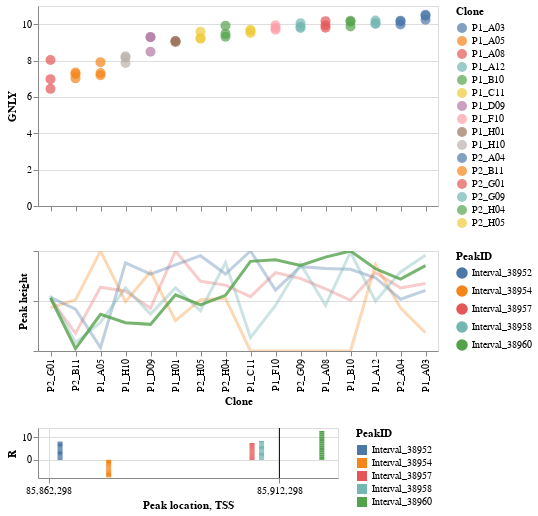

Here is the notebook cell this chart was saved with:
### Code cell
import altair as alt
gene_chart = alt.Chart(GNLY_df).mark_circle(size=100).encode(
    x={"field": "Clone",
      "type": "ordinal",
       "sort" : clone_order,
       "axis" : alt.Axis(labels=False, title=" ")},
    y='GNLY',
    color='Clone',
    tooltip=['Clone', 'Obs', 'GNLY']
).interactive().properties(
    width=400,
    height=200
)

highlight = alt.selection(type='single', on='mouseover',
                          fields=['PeakID'], nearest=True)

TSS = adata.var.loc['GNLY','TSS']

peak_base = alt.Chart(pplot_df).encode(
    x={"field": "Clone",
               "type": "ordinal",
               "sort" : clone_order},
    y={"field" : "value",
       "type": "quantitative",
       "axis" : alt.Axis(labels=False, title="Peak height")},
    color=alt.Color("PeakID")
)

# interval selection in the bar chart
pts = alt.selection_multi(encodings=["x"])

points = peak_base.mark_circle().encode(
    opacity=alt.value(0)
).add_selection(
    highlight
).properties(
    width=400
)

peak_chart = peak_base.mark_line().encode(
    size=alt.condition(~highlight, alt.value(1), alt.value(3)), #,
    opacity=alt.Opacity("R_sq", legend=None),
    tooltip=['Clone', 'PeakID', 'value']#,
    ).transform_filter(pts).interactive().properties(
    width=400,
    height=100
)

peak_chart = points + peak_chart


peakR_chart = alt.Chart(pplot_df).mark_bar().encode(
    x={"field":"Peak location", 
       "type":"quantitative",
       "axis":alt.Axis(values=[TSS-50000, TSS, TSS+50000])},
    y="R",
    text="PeakID",
    color="PeakID",
    opacity=alt.condition(~highlight, alt.value(0.1), alt.value(1.0)),
    tooltip=['PeakID','R','R_sq']
    #color=alt.condition(
    #    alt.datum.R > 0,
    #    alt.value("steelblue"),  # The positive color
    #    alt.value("orange")  # The negative color
    #)
).interactive().properties(
    width=300,
    height=50).add_selection(pts)



TSS_line = alt.Chart(pd.DataFrame({'TSS': [TSS]})).mark_rule().encode(
    x=alt.X('TSS'))

peakR_chart = peakR_chart + TSS_line

#peakR_chart = peakR_chart + peakR_text

#peaks_chart = alt.hconcat(peak_chart, peakR_chart)

chart = alt.vconcat(gene_chart, peak_chart, peakR_chart).resolve_scale(
    color='independent')

chart

### Figure 1 — Vega-Lite specification as saved in the notebook (floating-point values rounded to 4 significant figures)
{"config": {"view": {"continuousWidth": 400, "continuousHeight": 300}}, "vconcat": [{"data": {"name": "data-2cb951c73b947e00c9f075e1d3b12c85"}, "mark": {"type": "circle", "size": 100}, "encoding": {"color": {"type": "nominal", "field": "Clone"}, "tooltip": [{"type": "nominal", "field": "Clone"}, {"type": "nominal", "field": "Obs"}, {"type": "quantitative", "field": "GNLY"}], "x": {"type": "ordinal", "axis": {"labels": false, "title": " "}, "field": "Clone", "sort": ["P2_G01", "P2_B11", "P1_A05", "P1_H10", "P1_D09", "P1_H01", "P2_H05", "P2_H04", "P1_C11", "P1_F10", "P2_G09", "P1_A08", "P1_B10", "P1_A12", "P2_A04", "P1_A03"]}, "y": {"type": "quantitative", "field": "GNLY"}}, "height": 200, "selection": {"selector417": {"type": "interval", "bind": "scales", "encodings": ["x", "y"]}}, "width": 400}, {"layer": [{"mark": "circle", "encoding": {"color": {"type": "nominal", "field": "PeakID"}, "opacity": {"value": 0}, "x": {"type": "ordinal", "field": "Clone", "sort": ["P2_G01", "P2_B11", "P1_A05", "P1_H10", "P1_D09", "P1_H01", "P2_H05", "P2_H04", "P1_C11", "P1_F10", "P2_G09", "P1_A08", "P1_B10", "P1_A12", "P2_A04", "P1_A03"]}, "y": {"type": "quantitative", "axis": {"labels": false, "title": "Peak height"}, "field": "value"}}, "selection": {"selector418": {"type": "single", "on": "mouseover", "fields": ["PeakID"], "nearest": true}}, "width": 400}, {"mark": "line", "encoding": {"color": {"type": "nominal", "field": "PeakID"}, "opacity": {"type": "quantitative", "field": "R_sq", "legend": null}, "size": {"condition": {"value": 1, "selection": {"not": "selector418"}}, "value": 3}, "tooltip": [{"type": "nominal", "field": "Clone"}, {"type": "nominal", "field": "PeakID"}, {"type": "quantitative", "field": "value"}], "x": {"type": "ordinal", "field": "Clone", "sort": ["P2_G01", "P2_B11", "P1_A05", "P1_H10", "P1_D09", "P1_H01", "P2_H05", "P2_H04", "P1_C11", "P1_F10", "P2_G09", "P1_A08", "P1_B10", "P1_A12", "P2_A04", "P1_A03"]}, "y": {"type": "quantitative", "axis": {"labels": false, "title": "Peak height"}, "field": "value"}}, "height": 100, "selection": {"selector420": {"type": "interval", "bind": "scales", "encodings": ["x", "y"]}}, "transform": [{"filter": {"selection": "selector419"}}], "width": 400}], "data": {"name": "data-39ed454e0c52d61b26c6c132015c4b6f"}}, {"layer": [{"data": {"name": "data-39ed454e0c52d61b26c6c132015c4b6f"}, "mark": "bar", "encoding": {"color": {"type": "nominal", "field": "PeakID"}, "opacity": {"condition": {"value": 0.1, "selection": {"not": "selector418"}}, "value": 1.0}, "text": {"type": "nominal", "field": "PeakID"}, "tooltip": [{"type": "nominal", "field": "PeakID"}, {"type": "quantitative", "field": "R"}, {"type": "quantitative", "field": "R_sq"}], "x": {"type": "quantitative", "axis": {"values": [85860000.0, 85910000.0, 85960000.0]}, "field": "Peak location"}, "y": {"type": "quantitative", "field": "R"}}, "height": 50, "selection": {"selector421": {"type": "interval", "bind": "scales", "encodings": ["x", "y"]}, "selector419": {"type": "multi", "encodings": ["x"]}}, "width": 300}, {"data": {"name": "data-ce5c6ca07214b44e77573db6d41fdd94"}, "mark": "rule", "encoding": {"x": {"type": "quantitative", "field": "TSS"}}}]}], "resolve": {"scale": {"color": "independent"}}, "$schema": "https://vega.github.io/schema/vega-lite/v4.8.1.json", "datasets": {"data-2cb951c73b947e00c9f075e1d3b12c85": [{"GNLY": 6.444, "Clone": "P2_G01", "CloneNo": 0, "Obs": "P9855_2064"}, {"GNLY": 6.977, "Clone": "P2_G01", "CloneNo": 0, "Obs": "P9855_2065"}, {"GNLY": 8.026, "Clone": "P2_G01", "CloneNo": 0, "Obs": "P9855_2066"}, {"GNLY": 7.344, "Clone": "P2_B11", "CloneNo": 1, "Obs": "P9855_2052"}, {"GNLY": 7.249, "Clone": "P2_B11", "CloneNo": 1, "Obs": "P9855_2054"}, {"GNLY": 7.02, "Clone": "P2_B11", "CloneNo": 1, "Obs": "P9855_2053"}, {"GNLY": 7.31, "Clone": "P1_A05", "CloneNo": 2, "Obs": "P9855_2004"}, {"GNLY": 7.911, "Clone": "P1_A05", "CloneNo": 2, "Obs": "P9855_2005"}, {"GNLY": 7.192, "Clone": "P1_A05", "CloneNo": 2, "Obs": "P9855_2006"}, {"GNLY": 7.866, "Clone": "P1_H10", "CloneNo": 3, "Obs": "P9855_2027"}, {"GNLY": 8.159, "Clone": "P1_H10", "CloneNo": 3, "Obs": "P9855_2026"}, {"GNLY": 8.232, "Clone": "P1_H10", "CloneNo": 3, "Obs": "P9855_2025"}, {"GNLY": 8.483, "Clone": "P1_D09", "CloneNo": 4, "Obs": "P9855_2010"}, {"GNLY": 9.299, "Clone": "P1_D09", "CloneNo": 4, "Obs": "P9855_2011"}, {"GNLY": 9.281, "Clone": "P1_D09", "CloneNo": 4, "Obs": "P9855_2012"}, {"GNLY": 9.065, "Clone": "P1_H01", "CloneNo": 5, "Obs": "P9855_2024"}, {"GNLY": 9.023, "Clone": "P1_H01", "CloneNo": 5, "Obs": "P9855_2023"}, {"GNLY": 9.076, "Clone": "P1_H01", "CloneNo": 5, "Obs": "P9855_2022"}, {"GNLY": 9.588, "Clone": "P2_H05", "CloneNo": 6, "Obs": "P9855_2077"}, {"GNLY": 9.206, "Clone": "P2_H05", "CloneNo": 6, "Obs": "P9855_2076"}, {"GNLY": 9.233, "Clone": "P2_H05", "CloneNo": 6, "Obs": "P9855_2078"}, {"GNLY": 9.466, "Clone": "P2_H04", "CloneNo": 7, "Obs": "P9855_2073"}, {"GNLY": 9.311, "Clone": "P2_H04", "CloneNo": 7, "Obs": "P9855_2074"}, {"GNLY": 9.916, "Clone": "P2_H04", "CloneNo": 7, "Obs": "P9855_2075"}, {"GNLY": 9.691, "Clone": "P1_C11", "CloneNo": 8, "Obs": "P9855_2034"}, {"GNLY": 9.623, "Clone": "P1_C11", "CloneNo": 8, "Obs": "P9855_2035"}, {"GNLY": 9.515, "Clone": "P1_C11", "CloneNo": 8, "Obs": "P9855_2036"}, {"GNLY": 9.69, "Clone": "P1_F10", "CloneNo": 9, "Obs": "P9855_2021"}, {"GNLY": 9.789, "Clone": "P1_F10", "CloneNo": 9, "Obs": "P9855_2020"}, {"GNLY": 9.936, "Clone": "P1_F10", "CloneNo": 9, "Obs": "P9855_2019"}, {"GNLY": 9.786, "Clone": "P2_G09", "CloneNo": 10, "Obs": "P9855_2069"}, {"GNLY": 9.857, "Clone": "P2_G09", "CloneNo": 10, "Obs": "P9855_2068"}, {"GNLY": 10.06, "Clone": "P2_G09", "CloneNo": 10, "Obs": "P9855_2067"}, {"GNLY": 10.17, "Clone": "P1_A08", "CloneNo": 11, "Obs": "P9855_2030"}, {"GNLY": 9.801, "Clone": "P1_A08", "CloneNo": 11, "Obs": "P9855_2029"}, {"GNLY": 9.943, "Clone": "P1_A08", "CloneNo": 11, "Obs": "P9855_2028"}, {"GNLY": 9.875, "Clone": "P1_B10", "CloneNo": 12, "Obs": "P9855_2033"}, {"GNLY": 10.14, "Clone": "P1_B10", "CloneNo": 12, "Obs": "P9855_2032"}, {"GNLY": 10.19, "Clone": "P1_B10", "CloneNo": 12, "Obs": "P9855_2031"}, {"GNLY": 10.05, "Clone": "P1_A12", "CloneNo": 13, "Obs": "P9855_2009"}, {"GNLY": 10.2, "Clone": "P1_A12", "CloneNo": 13, "Obs": "P9855_2008"}, {"GNLY": 10.01, "Clone": "P1_A12", "CloneNo": 13, "Obs": "P9855_2007"}, {"GNLY": 10.15, "Clone": "P2_A04", "CloneNo": 14, "Obs": "P9855_2050"}, {"GNLY": 10.19, "Clone": "P2_A04", "CloneNo": 14, "Obs": "P9855_2049"}, {"GNLY": 9.985, "Clone": "P2_A04", "CloneNo": 14, "Obs": "P9855_2051"}, {"GNLY": 10.51, "Clone": "P1_A03", "CloneNo": 15, "Obs": "P9855_2003"}, {"GNLY": 10.46, "Clone": "P1_A03", "CloneNo": 15, "Obs": "P9855_2002"}, {"GNLY": 10.25, "Clone": "P1_A03", "CloneNo": 15, "Obs": "P9855_2001"}], "data-39ed454e0c52d61b26c6c132015c4b6f": [{"PeakID": "Interval_38957", "value": 0.52, "Clone": "P2_G01", "CloneNo": 0, "R": 0.459, "R_sq": 0.2107, "start": 85906050, "end": 85906710, "Peak location": 85910000.0}, {"PeakID": "Interval_38954", "value": 0.4331, "Clone": "P2_G01", "CloneNo": 0, "R": -0.4787, "R_sq": 0.2292, "start": 85875121, "end": 85875499, "Peak location": 85880000.0}, {"PeakID": "Interval_38952", "value": 0.5372, "Clone": "P2_G01", "CloneNo": 0, "R": 0.5009, "R_sq": 0.2509, "start": 85864333, "end": 85865223, "Peak location": 85860000.0}, {"PeakID": "Interval_38958", "value": 0.5539, "Clone": "P2_G01", "CloneNo": 0, "R": 0.5172, "R_sq": 0.2675, "start": 85907781, "end": 85909113, "Peak location": 85910000.0}, {"PeakID": "Interval_38960", "value": 0.531, "Clone": "P2_G01", "CloneNo": 0, "R": 0.7939, "R_sq": 0.6303, "start": 85920961, "end": 85922036, "Peak location": 85920000.0}, {"PeakID": "Interval_38957", "value": 0.1769, "Clone": "P2_B11", "CloneNo": 1, "R": 0.459, "R_sq": 0.2107, "start": 85906050, "end": 85906710, "Peak location": 85910000.0}, {"PeakID": "Interval_38954", "value": 0.5115, "Clone": "P2_B11", "CloneNo": 1, "R": -0.4787, "R_sq": 0.2292, "start": 85875121, "end": 85875499, "Peak location": 85880000.0}, {"PeakID": "Interval_38952", "value": 0.4181, "Clone": "P2_B11", "CloneNo": 1, "R": 0.5009, "R_sq": 0.2509, "start": 85864333, "end": 85865223, "Peak location": 85860000.0}, {"PeakID": "Interval_38958", "value": 0.08214, "Clone": "P2_B11", "CloneNo": 1, "R": 0.5172, "R_sq": 0.2675, "start": 85907781, "end": 85909113, "Peak location": 85910000.0}, {"PeakID": "Interval_38960", "value": 0.02408, "Clone": "P2_B11", "CloneNo": 1, "R": 0.7939, "R_sq": 0.6303, "start": 85920961, "end": 85922036, "Peak location": 85920000.0}, {"PeakID": "Interval_38957", "value": 0.6377, "Clone": "P1_A05", "CloneNo": 2, "R": 0.459, "R_sq": 0.2107, "start": 85906050, "end": 85906710, "Peak location": 85910000.0}, {"PeakID": "Interval_38954", "value": 1.0, "Clone": "P1_A05", "CloneNo": 2, "R": -0.4787, "R_sq": 0.2292, "start": 85875121, "end": 85875499, "Peak location": 85880000.0}, {"PeakID": "Interval_38952", "value": 0.03357, "Clone": "P1_A05", "CloneNo": 2, "R": 0.5009, "R_sq": 0.2509, "start": 85864333, "end": 85865223, "Peak location": 85860000.0}, {"PeakID": "Interval_38958", "value": 0.2866, "Clone": "P1_A05", "CloneNo": 2, "R": 0.5172, "R_sq": 0.2675, "start": 85907781, "end": 85909113, "Peak location": 85910000.0}, {"PeakID": "Interval_38960", "value": 0.3662, "Clone": "P1_A05", "CloneNo": 2, "R": 0.7939, "R_sq": 0.6303, "start": 85920961, "end": 85922036, "Peak location": 85920000.0}, {"PeakID": "Interval_38957", "value": 0.5974, "Clone": "P1_H10", "CloneNo": 3, "R": 0.459, "R_sq": 0.2107, "start": 85906050, "end": 85906710, "Peak location": 85910000.0}, {"PeakID": "Interval_38954", "value": 0.4934, "Clone": "P1_H10", "CloneNo": 3, "R": -0.4787, "R_sq": 0.2292, "start": 85875121, "end": 85875499, "Peak location": 85880000.0}, {"PeakID": "Interval_38952", "value": 0.8814, "Clone": "P1_H10", "CloneNo": 3, "R": 0.5009, "R_sq": 0.2509, "start": 85864333, "end": 85865223, "Peak location": 85860000.0}, {"PeakID": "Interval_38958", "value": 0.6323, "Clone": "P1_H10", "CloneNo": 3, "R": 0.5172, "R_sq": 0.2675, "start": 85907781, "end": 85909113, "Peak location": 85910000.0}, {"PeakID": "Interval_38960", "value": 0.2827, "Clone": "P1_H10", "CloneNo": 3, "R": 0.7939, "R_sq": 0.6303, "start": 85920961, "end": 85922036, "Peak location": 85920000.0}, {"PeakID": "Interval_38957", "value": 0.4265, "Clone": "P1_D09", "CloneNo": 4, "R": 0.459, "R_sq": 0.2107, "start": 85906050, "end": 85906710, "Peak location": 85910000.0}, {"PeakID": "Interval_38954", "value": 0.793, "Clone": "P1_D09", "CloneNo": 4, "R": -0.4787, "R_sq": 0.2292, "start": 85875121, "end": 85875499, "Peak location": 85880000.0}, {"PeakID": "Interval_38952", "value": 0.7679, "Clone": "P1_D09", "CloneNo": 4, "R": 0.5009, "R_sq": 0.2509, "start": 85864333, "end": 85865223, "Peak location": 85860000.0}, {"PeakID": "Interval_38958", "value": 0.3696, "Clone": "P1_D09", "CloneNo": 4, "R": 0.5172, "R_sq": 0.2675, "start": 85907781, "end": 85909113, "Peak location": 85910000.0}, {"PeakID": "Interval_38960", "value": 0.2665, "Clone": "P1_D09", "CloneNo": 4, "R": 0.7939, "R_sq": 0.6303, "start": 85920961, "end": 85922036, "Peak location": 85920000.0}, {"PeakID": "Interval_38957", "value": 1.0, "Clone": "P1_H01", "CloneNo": 5, "R": 0.459, "R_sq": 0.2107, "start": 85906050, "end": 85906710, "Peak location": 85910000.0}, {"PeakID": "Interval_38954", "value": 0.3026, "Clone": "P1_H01", "CloneNo": 5, "R": -0.4787, "R_sq": 0.2292, "start": 85875121, "end": 85875499, "Peak location": 85880000.0}, {"PeakID": "Interval_38952", "value": 0.8617, "Clone": "P1_H01", "CloneNo": 5, "R": 0.5009, "R_sq": 0.2509, "start": 85864333, "end": 85865223, "Peak location": 85860000.0}, {"PeakID": "Interval_38958", "value": 0.631, "Clone": "P1_H01", "CloneNo": 5, "R": 0.5172, "R_sq": 0.2675, "start": 85907781, "end": 85909113, "Peak location": 85910000.0}, {"PeakID": "Interval_38960", "value": 0.5624, "Clone": "P1_H01", "CloneNo": 5, "R": 0.7939, "R_sq": 0.6303, "start": 85920961, "end": 85922036, "Peak location": 85920000.0}, {"PeakID": "Interval_38957", "value": 0.697, "Clone": "P2_H05", "CloneNo": 6, "R": 0.459, "R_sq": 0.2107, "start": 85906050, "end": 85906710, "Peak location": 85910000.0}, {"PeakID": "Interval_38954", "value": 0.513, "Clone": "P2_H05", "CloneNo": 6, "R": -0.4787, "R_sq": 0.2292, "start": 85875121, "end": 85875499, "Peak location": 85880000.0}, {"PeakID": "Interval_38952", "value": 0.9532, "Clone": "P2_H05", "CloneNo": 6, "R": 0.5009, "R_sq": 0.2509, "start": 85864333, "end": 85865223, "Peak location": 85860000.0}, {"PeakID": "Interval_38958", "value": 0.4025, "Clone": "P2_H05", "CloneNo": 6, "R": 0.5172, "R_sq": 0.2675, "start": 85907781, "end": 85909113, "Peak location": 85910000.0}, {"PeakID": "Interval_38960", "value": 0.4616, "Clone": "P2_H05", "CloneNo": 6, "R": 0.7939, "R_sq": 0.6303, "start": 85920961, "end": 85922036, "Peak location": 85920000.0}, {"PeakID": "Interval_38957", "value": 0.6586, "Clone": "P2_H04", "CloneNo": 7, "R": 0.459, "R_sq": 0.2107, "start": 85906050, "end": 85906710, "Peak location": 85910000.0}, {"PeakID": "Interval_38954", "value": 0.5254, "Clone": "P2_H04", "CloneNo": 7, "R": -0.4787, "R_sq": 0.2292, "start": 85875121, "end": 85875499, "Peak location": 85880000.0}, {"PeakID": "Interval_38952", "value": 0.7695, "Clone": "P2_H04", "CloneNo": 7, "R": 0.5009, "R_sq": 0.2509, "start": 85864333, "end": 85865223, "Peak location": 85860000.0}, {"PeakID": "Interval_38958", "value": 0.8846, "Clone": "P2_H04", "CloneNo": 7, "R": 0.5172, "R_sq": 0.2675, "start": 85907781, "end": 85909113, "Peak location": 85910000.0}, {"PeakID": "Interval_38960", "value": 0.5567, "Clone": "P2_H04", "CloneNo": 7, "R": 0.7939, "R_sq": 0.6303, "start": 85920961, "end": 85922036, "Peak location": 85920000.0}, {"PeakID": "Interval_38957", "value": 0.5436, "Clone": "P1_C11", "CloneNo": 8, "R": 0.459, "R_sq": 0.2107, "start": 85906050, "end": 85906710, "Peak location": 85910000.0}, {"PeakID": "Interval_38954", "value": 0.0, "Clone": "P1_C11", "CloneNo": 8, "R": -0.4787, "R_sq": 0.2292, "start": 85875121, "end": 85875499, "Peak location": 85880000.0}, {"PeakID": "Interval_38952", "value": 1.0, "Clone": "P1_C11", "CloneNo": 8, "R": 0.5009, "R_sq": 0.2509, "start": 85864333, "end": 85865223, "Peak location": 85860000.0}, {"PeakID": "Interval_38958", "value": 0.1334, "Clone": "P1_C11", "CloneNo": 8, "R": 0.5172, "R_sq": 0.2675, "start": 85907781, "end": 85909113, "Peak location": 85910000.0}, {"PeakID": "Interval_38960", "value": 0.8966, "Clone": "P1_C11", "CloneNo": 8, "R": 0.7939, "R_sq": 0.6303, "start": 85920961, "end": 85922036, "Peak location": 85920000.0}, {"PeakID": "Interval_38957", "value": 0.7842, "Clone": "P1_F10", "CloneNo": 9, "R": 0.459, "R_sq": 0.2107, "start": 85906050, "end": 85906710, "Peak location": 85910000.0}, {"PeakID": "Interval_38954", "value": 0.0, "Clone": "P1_F10", "CloneNo": 9, "R": -0.4787, "R_sq": 0.2292, "start": 85875121, "end": 85875499, "Peak location": 85880000.0}, {"PeakID": "Interval_38952", "value": 0.6094, "Clone": "P1_F10", "CloneNo": 9, "R": 0.5009, "R_sq": 0.2509, "start": 85864333, "end": 85865223, "Peak location": 85860000.0}, {"PeakID": "Interval_38958", "value": 0.4559, "Clone": "P1_F10", "CloneNo": 9, "R": 0.5172, "R_sq": 0.2675, "start": 85907781, "end": 85909113, "Peak location": 85910000.0}, {"PeakID": "Interval_38960", "value": 0.9124, "Clone": "P1_F10", "CloneNo": 9, "R": 0.7939, "R_sq": 0.6303, "start": 85920961, "end": 85922036, "Peak location": 85920000.0}, {"PeakID": "Interval_38957", "value": 0.7245, "Clone": "P2_G09", "CloneNo": 10, "R": 0.459, "R_sq": 0.2107, "start": 85906050, "end": 85906710, "Peak location": 85910000.0}, {"PeakID": "Interval_38954", "value": 0.0, "Clone": "P2_G09", "CloneNo": 10, "R": -0.4787, "R_sq": 0.2292, "start": 85875121, "end": 85875499, "Peak location": 85880000.0}, {"PeakID": "Interval_38952", "value": 0.8436, "Clone": "P2_G09", "CloneNo": 10, "R": 0.5009, "R_sq": 0.2509, "start": 85864333, "end": 85865223, "Peak location": 85860000.0}, {"PeakID": "Interval_38958", "value": 0.8692, "Clone": "P2_G09", "CloneNo": 10, "R": 0.5172, "R_sq": 0.2675, "start": 85907781, "end": 85909113, "Peak location": 85910000.0}, {"PeakID": "Interval_38960", "value": 0.855, "Clone": "P2_G09", "CloneNo": 10, "R": 0.7939, "R_sq": 0.6303, "start": 85920961, "end": 85922036, "Peak location": 85920000.0}, {"PeakID": "Interval_38957", "value": 0.6224, "Clone": "P1_A08", "CloneNo": 11, "R": 0.459, "R_sq": 0.2107, "start": 85906050, "end": 85906710, "Peak location": 85910000.0}, {"PeakID": "Interval_38954", "value": 0.0, "Clone": "P1_A08", "CloneNo": 11, "R": -0.4787, "R_sq": 0.2292, "start": 85875121, "end": 85875499, "Peak location": 85880000.0}, {"PeakID": "Interval_38952", "value": 0.8254, "Clone": "P1_A08", "CloneNo": 11, "R": 0.5009, "R_sq": 0.2509, "start": 85864333, "end": 85865223, "Peak location": 85860000.0}, {"PeakID": "Interval_38958", "value": 0.457, "Clone": "P1_A08", "CloneNo": 11, "R": 0.5172, "R_sq": 0.2675, "start": 85907781, "end": 85909113, "Peak location": 85910000.0}, {"PeakID": "Interval_38960", "value": 0.9384, "Clone": "P1_A08", "CloneNo": 11, "R": 0.7939, "R_sq": 0.6303, "start": 85920961, "end": 85922036, "Peak location": 85920000.0}, {"PeakID": "Interval_38957", "value": 0.5073, "Clone": "P1_B10", "CloneNo": 12, "R": 0.459, "R_sq": 0.2107, "start": 85906050, "end": 85906710, "Peak location": 85910000.0}, {"PeakID": "Interval_38954", "value": 0.0, "Clone": "P1_B10", "CloneNo": 12, "R": -0.4787, "R_sq": 0.2292, "start": 85875121, "end": 85875499, "Peak location": 85880000.0}, {"PeakID": "Interval_38952", "value": 0.8179, "Clone": "P1_B10", "CloneNo": 12, "R": 0.5009, "R_sq": 0.2509, "start": 85864333, "end": 85865223, "Peak location": 85860000.0}, {"PeakID": "Interval_38958", "value": 0.9877, "Clone": "P1_B10", "CloneNo": 12, "R": 0.5172, "R_sq": 0.2675, "start": 85907781, "end": 85909113, "Peak location": 85910000.0}, {"PeakID": "Interval_38960", "value": 1.0, "Clone": "P1_B10", "CloneNo": 12, "R": 0.7939, "R_sq": 0.6303, "start": 85920961, "end": 85922036, "Peak location": 85920000.0}, {"PeakID": "Interval_38957", "value": 0.7828, "Clone": "P1_A12", "CloneNo": 13, "R": 0.459, "R_sq": 0.2107, "start": 85906050, "end": 85906710, "Peak location": 85910000.0}, {"PeakID": "Interval_38954", "value": 0.8644, "Clone": "P1_A12", "CloneNo": 13, "R": -0.4787, "R_sq": 0.2292, "start": 85875121, "end": 85875499, "Peak location": 85880000.0}, {"PeakID": "Interval_38952", "value": 0.7329, "Clone": "P1_A12", "CloneNo": 13, "R": 0.5009, "R_sq": 0.2509, "start": 85864333, "end": 85865223, "Peak location": 85860000.0}, {"PeakID": "Interval_38958", "value": 0.4982, "Clone": "P1_A12", "CloneNo": 13, "R": 0.5172, "R_sq": 0.2675, "start": 85907781, "end": 85909113, "Peak location": 85910000.0}, {"PeakID": "Interval_38960", "value": 0.8221, "Clone": "P1_A12", "CloneNo": 13, "R": 0.7939, "R_sq": 0.6303, "start": 85920961, "end": 85922036, "Peak location": 85920000.0}, {"PeakID": "Interval_38957", "value": 0.6313, "Clone": "P2_A04", "CloneNo": 14, "R": 0.459, "R_sq": 0.2107, "start": 85906050, "end": 85906710, "Peak location": 85910000.0}, {"PeakID": "Interval_38954", "value": 0.4305, "Clone": "P2_A04", "CloneNo": 14, "R": -0.4787, "R_sq": 0.2292, "start": 85875121, "end": 85875499, "Peak location": 85880000.0}, {"PeakID": "Interval_38952", "value": 0.5182, "Clone": "P2_A04", "CloneNo": 14, "R": 0.5009, "R_sq": 0.2509, "start": 85864333, "end": 85865223, "Peak location": 85860000.0}, {"PeakID": "Interval_38958", "value": 0.7911, "Clone": "P2_A04", "CloneNo": 14, "R": 0.5172, "R_sq": 0.2675, "start": 85907781, "end": 85909113, "Peak location": 85910000.0}, {"PeakID": "Interval_38960", "value": 0.7184, "Clone": "P2_A04", "CloneNo": 14, "R": 0.7939, "R_sq": 0.6303, "start": 85920961, "end": 85922036, "Peak location": 85920000.0}, {"PeakID": "Interval_38957", "value": 0.674, "Clone": "P1_A03", "CloneNo": 15, "R": 0.459, "R_sq": 0.2107, "start": 85906050, "end": 85906710, "Peak location": 85910000.0}, {"PeakID": "Interval_38954", "value": 0.1829, "Clone": "P1_A03", "CloneNo": 15, "R": -0.4787, "R_sq": 0.2292, "start": 85875121, "end": 85875499, "Peak location": 85880000.0}, {"PeakID": "Interval_38952", "value": 0.6062, "Clone": "P1_A03", "CloneNo": 15, "R": 0.5009, "R_sq": 0.2509, "start": 85864333, "end": 85865223, "Peak location": 85860000.0}, {"PeakID": "Interval_38958", "value": 0.9577, "Clone": "P1_A03", "CloneNo": 15, "R": 0.5172, "R_sq": 0.2675, "start": 85907781, "end": 85909113, "Peak location": 85910000.0}, {"PeakID": "Interval_38960", "value": 0.8537, "Clone": "P1_A03", "CloneNo": 15, "R": 0.7939, "R_sq": 0.6303, "start": 85920961, "end": 85922036, "Peak location": 85920000.0}], "data-ce5c6ca07214b44e77573db6d41fdd94": [{"TSS": 85912298}]}}
